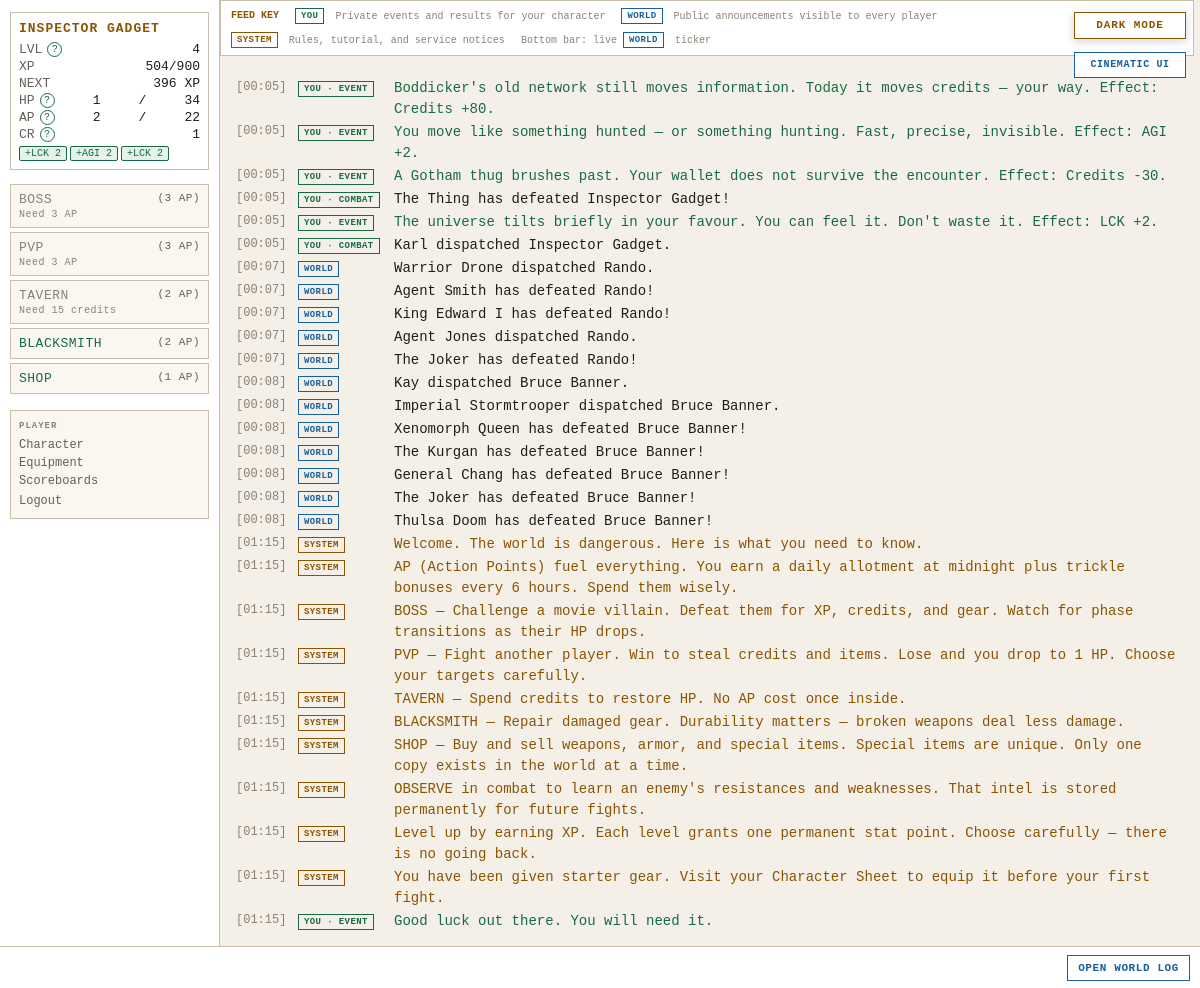
The page / (signed in) on the database its author committed.
### tables this page shows
CREATE TABLE players (
    id                  INTEGER PRIMARY KEY AUTOINCREMENT,
    username            TEXT    UNIQUE NOT NULL,
    password_hash       TEXT    NOT NULL,
    email               TEXT    UNIQUE NOT NULL,
    character_name      TEXT    NOT NULL,
    sex                 TEXT    NOT NULL,
    class_id            INTEGER REFERENCES classes(id),
    str_stat            INTEGER NOT NULL DEFAULT 1,
    end_stat            INTEGER NOT NULL DEFAULT 1,
    agi_stat            INTEGER NOT NULL DEFAULT 1,
    lck_stat            INTEGER NOT NULL DEFAULT 1,
    per_stat            INTEGER NOT NULL DEFAULT 1,
    level               INTEGER NOT NULL DEFAULT 1,
    xp                  INTEGER NOT NULL DEFAULT 0,
    current_hp          INTEGER NOT NULL,
    current_ap          INTEGER NOT NULL,
    credits             INTEGER NOT NULL DEFAULT 25,
    equipped_weapon_id  INTEGER REFERENCES inventory_items(id),
    equipped_armor_id   INTEGER REFERENCES inventory_items(id),
    equipped_special_id INTEGER REFERENCES inventory_items(id),
    in_combat           INTEGER NOT NULL DEFAULT 0,
    pending_levelup     INTEGER NOT NULL DEFAULT 0,
    combat_preference   TEXT    NOT NULL DEFAULT "Balanced",
    is_banned           INTEGER NOT NULL DEFAULT 0,
    last_login_at       TEXT,
    created_at          TEXT    NOT NULL DEFAULT (datetime('now'))
, retired_at TEXT);

CREATE TABLE daily_feed (
    id                INTEGER PRIMARY KEY AUTOINCREMENT,
    feed_scope        TEXT    NOT NULL,
    player_id         INTEGER REFERENCES players(id),
    flavor_text       TEXT    NOT NULL,
    event_category    TEXT    NOT NULL,
    combat_session_id INTEGER REFERENCES combat_sessions(id),
    occurred_at       TEXT    NOT NULL DEFAULT (datetime('now'))
);

### routes/dashboard.py (the view)
@bp.route('/')
def index():
    player   = g.player
    settings = get_all_settings()
    history_count = settings.get('TERMINAL_HISTORY_ENTRIES', cfg.TERMINAL_HISTORY_ENTRIES)
    terminal_history = execute(
        '''SELECT id,feed_scope,player_id,flavor_text,event_category,occurred_at,combat_session_id
           FROM daily_feed
           WHERE player_id = ? OR feed_scope = 'GLOBAL'
           ORDER BY occurred_at DESC
           LIMIT ?''',
        (player['id'], history_count)
    )
    terminal_history = list(reversed(terminal_history))
    from routes.auth import get_tutorial_messages
    tutorial_messages = get_tutorial_messages()
    tutorial_text = {text for _, text in tutorial_messages}
    terminal_history = [
        entry for entry in terminal_history
        if not (entry['feed_scope'] == 'PERSONAL' and entry['flavor_text'] in tutorial_text)
    ]
    if session.pop("show_daily_tutorial", False):
        base_time = datetime.utcnow()
        terminal_history.extend({
            "id": None,
            "feed_scope": "PERSONAL",
            "player_id": player["id"],
            "flavor_text": text,
            "event_category": category,
            "occurred_at": (base_time + timedelta(seconds=index)).isoformat(),
            "combat_session_id": None,
        } for index, (category, text) in enumerate(tutorial_messages))
    private_combat = {
        (entry.get('combat_session_id'), entry['flavor_text'])
        for entry in terminal_history
        if entry['feed_scope'] == 'PERSONAL' and entry.get('combat_session_id')
    }
    terminal_history = [
        entry for entry in terminal_history
        if not (entry['feed_scope'] == 'GLOBAL'
                and (entry.get('combat_session_id'), entry['flavor_text']) in private_combat)
    ]
    random_events = execute("SELECT * FROM random_events WHERE is_active=1")
    from combat.flavour import random_event_flavor
    from routes.actions import _describe_random_event_effect
    for entry in terminal_history:
        if entry['event_category'] != 'RANDOM_EVENT' or 'Effect:' in entry['flavor_text']:
            continue
        for event in random_events:
            if random_event_flavor(event, player['character_name']) == entry['flavor_text']:
                entry['flavor_text'] += f"  Effect: {_describe_random_event_effect(event)}."
                break
    button_states = _get_button_states(player, settings)
    now_iso = datetime.utcnow().isoformat()
    active_effects = execute(
        "SELECT effect_type, value FROM status_effects WHERE player_id = ?", (player["id"],)
    )
    label_map = {
        "STAT_BOOST_STR": "+STR", "STAT_BOOST_END": "+END", "STAT_BOOST_AGI": "+AGI",
        "STAT_BOOST_LCK": "+LCK", "STAT_BOOST_PER": "+PER", "STAT_BOOST_INITIATIVE": "+INIT",
        "STAT_PENALTY_STR": "-STR", "STAT_PENALTY_END": "-END", "STAT_PENALTY_AGI": "-AGI",
        "STAT_PENALTY_LCK": "-LCK", "STAT_PENALTY_PER": "-PER", "STAT_PENALTY_INITIATIVE": "-INIT",
        "CURSED": "CURSED",
    }
    effect_labels = [
        f"{label_map.get(e['effect_type'], e['effect_type'])} {int(abs(e['value']))}"
        for e in active_effects
    ]
    active_combat = _load_active_combat(player)
    return render_template(
        'dashboard.html',
        terminal_history=terminal_history,
        button_states=button_states,
        blackout=g.get('blackout', False),
        now_iso=now_iso,
        effect_labels=effect_labels,
        active_combat=active_combat,
    )

### app.py (called while the page is built)
def _context_processor() -> dict:
    settings = get_all_settings()
    player = g.get("player")
    if not player:
        return {"settings": settings}
    return {"player": player, "settings": settings}

def _check_auth():
    if request.endpoint in _AUTH_EXEMPT:
        return None
    if not session.get("player_id"):
        return redirect(url_for("auth.login"))
    return None

def _load_player():
    player_id = session.get("player_id")
    if not player_id:
        return None
    player = get_player(player_id)
    if player is None:
        session.clear()
        return redirect(url_for("auth.login"))
    g.player = player
    return None

def _check_levelup():
    if request.endpoint in _LEVELUP_EXEMPT:
        return None
    player = g.get("player")
    if player and player.get("pending_levelup") and not player.get("in_combat"):
        return redirect(url_for("auth.levelup"))
    if player and not player.get("in_combat"):
        threshold = cfg.XP_CURVE.get(player["level"] + 1)
        if threshold is not None and player["xp"] >= threshold:
            from combat.engine import check_level_up
            if check_level_up(player["id"], player["xp"], player["level"]):
                g.player = get_player(player["id"])
                return redirect(url_for("auth.levelup"))
    return None

def _set_blackout_flag():
    settings = get_all_settings()
    blackout_mins = settings.get("MIDNIGHT_BLACKOUT_MINUTES", cfg.MIDNIGHT_BLACKOUT_MINUTES)
    now = datetime.now(timezone.utc)
    minutes_to_midnight = (24 * 60) - (now.hour * 60 + now.minute)
    g.blackout = (minutes_to_midnight <= blackout_mins)

### combat/flavour.py (called while the page is built)
def random_event_flavor(event: dict, player_name: str) -> str:
    text = event.get("flavor_text", "Something happens...")
    return text.replace("{player}", player_name).replace("{name}", player_name)

### database.py (called while the page is built)
def get_db() -> sqlite3.Connection:
    if 'db' not in g:
        g.db = sqlite3.connect(
            cfg.DB_PATH,
            detect_types=sqlite3.PARSE_DECLTYPES,
            timeout=10,
        )
        g.db.row_factory = dict_factory
        g.db.execute("PRAGMA foreign_keys = ON")
        g.db.execute("PRAGMA journal_mode = WAL")
    return g.db

def dict_factory(cursor: sqlite3.Cursor, row: tuple) -> dict:
    return {col[0]: val for col, val in zip(cursor.description, row)}

def execute(sql: str, params: tuple = ()) -> list[dict]:
    return get_db().execute(sql, params).fetchall()

### templates/dashboard.html (shortened to what this page needs)
{% extends "base.html" %}
{% block content %}
<div class="feed-legend" aria-label="Feed legend">
    <strong>FEED KEY</strong>
    <span><b class="feed-scope feed-you">YOU</b> Private events and results for your character</span>
    <span><b class="feed-scope feed-world">WORLD</b> Public announcements visible to every player</span>
    <span><b class="feed-scope feed-system">SYSTEM</b> Rules, tutorial, and service notices</span>
    <span>Bottom bar: live <b class="feed-scope feed-world">WORLD</b> ticker</span>
</div>
<div id="terminal" role="log" aria-live="polite">
    {% for entry in terminal_history %}
        <div class="term-line feed-entry term-{{ entry.event_category|lower }}">
            <span class="term-ts">[{{ entry.occurred_at[11:16] }}]</span>
            <span class="feed-entry-scope">
            {% if entry.feed_scope == 'GLOBAL' %}
            <span class="feed-scope feed-world">WORLD</span>
            {% elif entry.event_category == 'SYSTEM' %}
            <span class="feed-scope feed-system">SYSTEM</span>
            {% elif entry.event_category == 'RANDOM_EVENT' %}
            <span class="feed-scope feed-you">YOU · EVENT</span>
            {% elif entry.event_category == 'COMBAT' %}
            <span class="feed-scope feed-you">YOU · COMBAT</span>
            {% else %}
            <span class="feed-scope feed-you">YOU</span>
            {% endif %}
            </span>
            <span class="feed-message">{{ entry.flavor_text }}</span>
        </div>
    {% endfor %}
</div>
{% endblock %}

### templates/base.html (shortened to what this page needs)
<!DOCTYPE html>
<html lang="en">
<head>
<link rel="stylesheet" href="{{ url_for('static', filename='style.css') }}">
</head>
<body class="{{ 'authenticated' if player else 'auth-page' }} {% block body_class %}{% endblock %}">
{% if settings.get('ALLOW_PLAYER_COLOR_OVERRIDE', true) %}<button id="theme-toggle" type="button" aria-label="Switch color theme" aria-pressed="false">
</button>{% endif %}
{% if settings.get('ALLOW_PLAYER_INTERFACE_OVERRIDE', true) %}
<button id="interface-toggle" type="button" aria-label="Switch interface style" aria-pressed="false">
</button>
{% endif %}
{% if player %}
<div id="left-col">
    <div id="status-block">
        <div class="status-name">{{ player.character_name }}</div>
        <div class="status-line">
            <span class="label">LVL</span>
            <span id="status-level">{{ player.level }}</span>
        </div>
        <div class="status-line">
            <span class="label">XP</span>
            <span><span id="status-xp">{{ player.xp }}</span><span id="status-xp-threshold">{% if player.get('next_level_xp') is not none %}/{{ player.get('next_level_xp') }}{% endif %}</span></span>
        </div>
        <div class="status-line" title="Experience still needed to reach level {{ player.level + 1 }}">
            <span class="label">NEXT</span>
            <span id="status-xp-next">{% if player.get('xp_to_next_level') is none %}MAX{% elif player.get('xp_to_next_level') <= 0 %}LEVEL UP{% else %}{{ player.get('xp_to_next_level') }} XP{% endif %}</span>
        </div>
        <div class="status-line">
            <span class="label">HP</span>
            <span id="status-hp">{{ player.current_hp }}</span>/<span id="status-maxhp">{{ player.max_hp }}</span>
        </div>
        <div class="status-line">
            <span class="label">AP</span>
            <span id="status-ap">{{ player.current_ap }}</span>/<span id="status-maxap">{{ player.max_ap }}</span>
        </div>
        <div class="status-line">
            <span class="label">CR</span>
            <span id="status-credits">{{ player.credits }}</span>
        </div>
        {% if effect_labels is defined and effect_labels %}
        <div class="status-effects">
            {% for label in effect_labels %}
            <span class="effect-tag {{ 'effect-good' if label.startswith('+') else 'effect-bad' }}">{{ label }}</span>
            {% endfor %}
        </div>
        {% endif %}
    </div>
    <div id="action-buttons">
        {% if button_states is defined %}
            {% set action_endpoints = {
                'boss': 'actions.action_boss',
                'pvp': 'actions.action_pvp',
                'tavern': 'actions.action_tavern',
                'blacksmith': 'blacksmith.index',
                'shop': 'shop.index'
            } %}
            {% for action, state in button_states.items() %}
                {% if state.enabled %}
                    {% if action in ('blacksmith', 'shop') %}
                    <a class="action-btn action-link" href="{{ url_for(action_endpoints[action]) }}">
                        {{ action|upper }} <span class="ap-cost">({{ state.ap_cost }} AP)</span>
                    </a>
                    {% else %}
                    <form class="terminal-action" action="{{ url_for(action_endpoints[action]) }}" method="POST">
                    <button type="submit" class="action-btn">
                        {{ action|upper }} <span class="ap-cost">({{ state.ap_cost }} AP)</span>
                    </button>
                    </form>
                    {% endif %}
                {% else %}
                <button class="action-btn disabled" title="{{ state.reason }}" disabled>
                    {{ action|upper }} <span class="ap-cost">({{ state.ap_cost }} AP)</span>
                    <span class="btn-reason">{{ state.reason }}</span>
                </button>
                {% endif %}
            {% endfor %}
        {% endif %}
    </div>
    <nav id="left-nav">
        <span class="nav-heading">PLAYER</span>
        <a href="{{ url_for('character.index') }}">Character</a>
        <a href="{{ url_for('character.equipment') }}">Equipment</a>
        <a href="{{ url_for('scoreboards.index') }}">Scoreboards</a>
        <form action="{{ url_for('auth.logout') }}" method="POST" style="margin:0">
            <button type="submit" class="nav-link-btn">Logout</button>
        </form>
    </nav>
</div>
{% endif %}
<div id="main">
    {% block content %}{% endblock %}
</div>
{% if player %}
<div id="ticker-wrap">
    <a id="ticker-log-link" href="{{ url_for('feeds.global_log') }}" title="Open the complete World Log">OPEN WORLD LOG</a>
    <div id="ticker">
    </div>
</div>
{% endif %}
</body>
</html>

### rows shown on the page
players: character_name "INSPECTOR GADGET", level "4", xp "504", current_hp "1", current_ap "2", credits "1"
daily_feed: occurred_at "00:05", feed_scope "YOU · EVENT", flavor_text "Boddicker's old network still moves information. Today it moves credits — your way. Effect: Credits +80."
daily_feed: occurred_at "00:05", feed_scope "YOU · EVENT", flavor_text "You move like something hunted — or something hunting. Fast, precise, invisible. Effect: AGI +2."
daily_feed: occurred_at "00:05", feed_scope "YOU · EVENT", flavor_text "A Gotham thug brushes past. Your wallet does not survive the encounter. Effect: Credits -30."
daily_feed: occurred_at "00:05", feed_scope "YOU · COMBAT", flavor_text "The Thing has defeated Inspector Gadget!"
daily_feed: occurred_at "00:05", feed_scope "YOU · EVENT", flavor_text "The universe tilts briefly in your favour. You can feel it. Don't waste it. Effect: LCK +2."
daily_feed: occurred_at "00:05", feed_scope "YOU · COMBAT", flavor_text "Karl dispatched Inspector Gadget."
daily_feed: occurred_at "00:07", feed_scope "WORLD", flavor_text "Warrior Drone dispatched Rando."
daily_feed: occurred_at "00:07", feed_scope "WORLD", flavor_text "Agent Smith has defeated Rando!"
daily_feed: occurred_at "00:07", feed_scope "WORLD", flavor_text "King Edward I has defeated Rando!"
daily_feed: occurred_at "00:07", feed_scope "WORLD", flavor_text "Agent Jones dispatched Rando."
daily_feed: occurred_at "00:07", feed_scope "WORLD", flavor_text "The Joker has defeated Rando!"
daily_feed: occurred_at "00:08", feed_scope "WORLD", flavor_text "Kay dispatched Bruce Banner."
daily_feed: occurred_at "00:08", feed_scope "WORLD", flavor_text "Imperial Stormtrooper dispatched Bruce Banner."
daily_feed: occurred_at "00:08", feed_scope "WORLD", flavor_text "Xenomorph Queen has defeated Bruce Banner!"
daily_feed: occurred_at "00:08", feed_scope "WORLD", flavor_text "The Kurgan has defeated Bruce Banner!"
daily_feed: occurred_at "00:08", feed_scope "WORLD", flavor_text "General Chang has defeated Bruce Banner!"
daily_feed: occurred_at "00:08", feed_scope "WORLD", flavor_text "The Joker has defeated Bruce Banner!"
daily_feed: occurred_at "00:08", feed_scope "WORLD", flavor_text "Thulsa Doom has defeated Bruce Banner!"

### other values the page prints
{{ player.get('next_level_xp') }} "900"
{{ player.get('xp_to_next_level') }} "396"
{{ player.max_hp }} "34"
{{ player.max_ap }} "22"
{{ label }} "+LCK 2" "+AGI 2" "+LCK 2"
{{ action|upper }} "BOSS" "PVP" "TAVERN"
{{ state.ap_cost }} "3" "3" "2"
{{ state.reason }} "Need 3 AP" "Need 3 AP" "Need 15 credits"
{{ action|upper }} "BLACKSMITH" "SHOP"
{{ state.ap_cost }} "2" "1"
{{ entry.occurred_at[11:16] }} "01:15" "01:15" "01:15" "01:15" "01:15" "01:15" "01:15" "01:15" "01:15" "01:15" "01:15"
{{ entry.flavor_text }} "Welcome. The world is dangerous. Here is what you need to know." "AP (Action Points) fuel everything. You earn a daily allotment at midnight plus trickle bonuses every 6 hours. Spend them wisely." "BOSS — Challenge a movie villain. Defeat them for XP, credits, and gear. Watch for phase transitions as their HP drops." "PVP — Fight another player. Win to steal credits and items. Lose and you drop to 1 HP. Choose your targets carefully." "TAVERN — Spend credits to restore HP. No AP cost once inside." "BLACKSMITH — Repair damaged gear. Durability matters — broken weapons deal less damage." "SHOP — Buy and sell weapons, armor, and special items. Special items are unique. Only one copy exists in the world at a time." "OBSERVE in combat to learn an enemy's resistances and weaknesses. That intel is stored permanently for future fights." "Level up by earning XP. Each level grants one permanent stat point. Choose carefully — there is no going back." "You have been given starter gear. Visit your Character Sheet to equip it before your first fight." "Good luck out there. You will need it."
